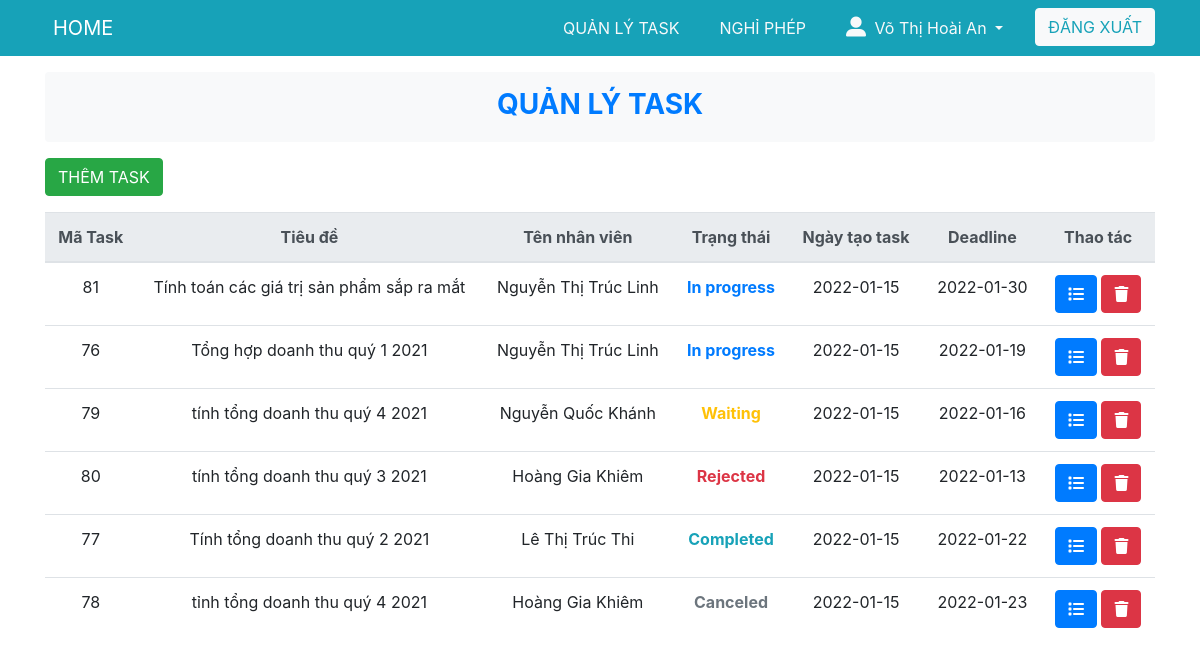
The app's page /Task/Manager/index-task.php (signed in) with its own data.
### tables this page shows
CREATE TABLE `Task` (
  `idTask` int(255) NOT NULL,
  `nameEmployee` varchar(255) NOT NULL,
  `statusTask` varchar(255) DEFAULT NULL,
  `idStatus` int(255) DEFAULT NULL,
  `idManager` int(255) NOT NULL,
  `idEmployee` int(255) NOT NULL,
  `nameManager` varchar(255) NOT NULL,
  `titleTask` text NOT NULL,
  `detailTask` text NOT NULL,
  `timeTask` varchar(255) DEFAULT NULL,
  `deadlineTask` varchar(255) NOT NULL,
  `idDepartment` varchar(255) NOT NULL,
  `messenger` text,
  `fileSend` varchar(255) DEFAULT NULL,
  `fileSubmit` varchar(255) DEFAULT NULL,
  `note` text,
  `dateTimeAuto` varchar(255) DEFAULT NULL,
  `rate` varchar(255) DEFAULT NULL,
  `dateDiff` varchar(255) DEFAULT NULL,
  `fileExtra` varchar(255) DEFAULT NULL
);

### www/Task/Manager/index-task.php (the view, shortened to what this page needs)
<?php
	$sql = "SELECT * FROM account where username = ?";
    $conn = connect_db();
    $stmt = $conn->prepare($sql);
    $stmt->bind_param("s", $_SESSION['user']);
	if (!$stmt->execute()) {
		return array(
			'code' => 2,
			'message' => 'An error occured: ' . $stmt->error,
		);
	}
	$result = $stmt->get_result();
    $data = $result->fetch_assoc();
?>
<!DOCTYPE html>
<html lang="en">
<head>
	<link rel="stylesheet" href="https://maxcdn.bootstrapcdn.com/bootstrap/4.5.2/css/bootstrap.min.css">
	<link rel="stylesheet" href="https://cdn.datatables.net/1.11.3/css/jquery.dataTables.min.css">
	<link rel="stylesheet" href="./style.css">
</head>
<body>
	<?php include '../../partial/header.php'?>
	<div class="container ">
		<header class="text-center bg-light text-primary py-3 rounded mt-3">
			<h3 class="display-5 font-weight-bold mb-1">QUẢN LÝ TASK</h3>
		</header>
		<a href="add-task.php" id="create" class="btn btn-success mt-3 mb-3">THÊM TASK</a>
		<div class="table-responsive">
			<table class="table" id="customTable">
			<thead class="thead-light">
				<tr class="text-center">
					<th>Mã Task</th>
					<th>Tiêu đề</th>
					<th>Tên nhân viên</th>
					<th>Trạng thái</th>
					<th>Ngày tạo task</th>
					<th>Deadline</th>
					<th>Thao tác</th>
				</tr>
			</thead>
			<?php
				$mapb = $data["MaPB"];
				$sql = "SELECT * FROM Task where idDepartment = ? ORDER BY idStatus ASC, timeTask DESC, idTask  DESC";
				$conn = connect_db();
				$stmt = $conn->prepare($sql);
				$stmt->bind_param("s", $mapb);
				if (!$stmt->execute()) {
					return array(
						'code' => 2,
						'message' => 'An error occured: ' . $stmt->error,
					);
				}
				$result = $stmt->get_result();
				while ($data = $result->fetch_assoc()) {
					$idTask = $data['idTask'];
					$titleTask = $data['titleTask'];
					$nameEmployee = $data['nameEmployee'];
					$statusTask = $data['statusTask'];
					$timeTask = $data['timeTask'];
					$deadline = $data['deadlineTask'];
					$idStatus = $data['idStatus'];
			?>
			<tr class="text-center">
				<td><?= $idTask ?></td>
				<td><?= $titleTask ?></td>
				<td><?= $nameEmployee ?></td>
				<?php if($idStatus == 2){
				?>
					<td class="text-primary font-weight-bold"><?= $statusTask ?></td>
				<?php }?>
				<?php if($idStatus == 6){
				?>
					<td class="text-secondary font-weight-bold"><?= $statusTask ?></td>
				<?php }?>
				<?php if($idStatus == 3){
				?>
					<td class="text-warning font-weight-bold"><?= $statusTask ?></td>
				<?php }?>
				<?php if($idStatus == 4){
				?>
					<td class="text-danger font-weight-bold"><?= $statusTask ?></td>
				<?php }?>
				<?php if($idStatus == 5){
				?>
					<td class="text-info font-weight-bold"><?= $statusTask ?></td>
				<?php }?>
				<td><?= $timeTask ?></td>
				<td><?= $deadline ?></td>
				<td class="text-center">
					<a href="details-task.php?id=<?= $idTask ?>"  class="btn btn-primary"><i class="fas fa-list"></i></a>
					<a href="./cancelTask.php?idTask=<?=  $idTask; ?>&idStatus=<?= $idStatus?>" class="btn btn-danger"><i class="fas fa-trash"></i></a>
				</td>
			</tr>
			<?php
				}
			?>
		</table>
	</div>
</div>
</body>
</html>

### www/style.css (style rules this page uses)
body { min-height: 100vh; margin: 0; padding: 0; display: flex; flex-direction: column; }

### records on screen
task: idTask "81", titleTask "Tính toán các giá trị sản phẩm sắp ra mắt", nameEmployee "Nguyễn Thị Trúc Linh", statusTask "In progress", timeTask "2022-01-15", deadlineTask "2022-01-30"
task: idTask "76", titleTask "Tổng hợp doanh thu quý 1 2021", nameEmployee "Nguyễn Thị Trúc Linh", statusTask "In progress", timeTask "2022-01-15", deadlineTask "2022-01-19"
task: idTask "79", titleTask "tính tổng doanh thu quý 4 2021", nameEmployee "Nguyễn Quốc Khánh", statusTask "Waiting", timeTask "2022-01-15", deadlineTask "2022-01-16"
task: idTask "80", titleTask "tính tổng doanh thu quý 3 2021", nameEmployee "Hoàng Gia Khiêm", statusTask "Rejected", timeTask "2022-01-15", deadlineTask "2022-01-13"
task: idTask "77", titleTask "Tính tổng doanh thu quý 2 2021", nameEmployee "Lê Thị Trúc Thi", statusTask "Completed", timeTask "2022-01-15", deadlineTask "2022-01-22"
task: idTask "78", titleTask "tỉnh tổng doanh thu quý 4 2021", nameEmployee "Hoàng Gia Khiêm", statusTask "Canceled", timeTask "2022-01-15", deadlineTask "2022-01-23"

### other values on screen
$_SESSION['name'] "Võ Thị Hoài An"
